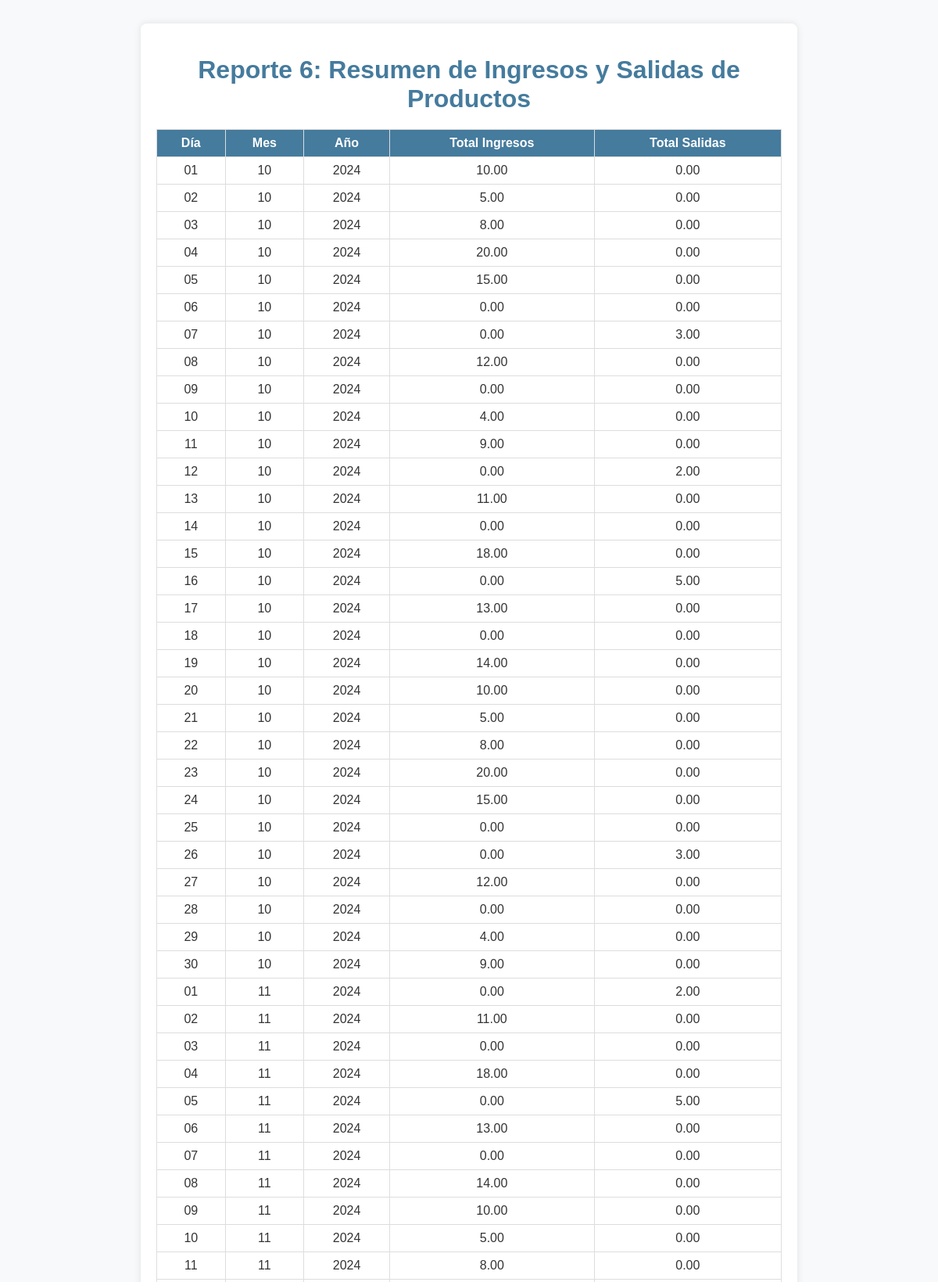
/reportes/reporte6.php (upper part), run on the app's committed database.
### tables this page shows
CREATE TABLE T_RegPro (
    codReg CHAR(8) PRIMARY KEY,
    tipTra CHAR(1) NOT NULL,
    dia CHAR(2) NOT NULL,
    mes CHAR(2) NOT NULL,
    año CHAR(4) NOT NULL,
    can INT NOT NULL,
    des VARCHAR(50) NOT NULL,
    dni CHAR(8),
    cod CHAR(4),
    FOREIGN KEY (dni) REFERENCES M_Emp(dni),
    FOREIGN KEY (cod) REFERENCES M_Pro(cod)
);

### reportes/reporte6.php (the view, shortened to what this page needs)
<?php
include('../config/conexion.php');
$query = "CALL sp_resumen_ingresos_salidas()";
$stmt = $conn->prepare($query);
$stmt->execute();
if ($stmt->rowCount() > 0) {
?>
<!DOCTYPE html>
<html lang="es">
<head>
    <link rel="stylesheet" type="text/css" href="../css/estilos-reportes.css">
</head>
<body>
<div class="container">
    <h1 class="text-center">Reporte 6: Resumen de Ingresos y Salidas de Productos</h2>
    <table>
        <thead>
            <tr>
                <th>Día</th>
                <th>Mes</th>
                <th>Año</th>
                <th>Total Ingresos</th>
                <th>Total Salidas</th>
            </tr>
        </thead>
        <tbody>
            <?php
            while ($row = $stmt->fetch(PDO::FETCH_ASSOC)) {
            ?>
                <tr>
                    <td><?php echo htmlspecialchars($row['dia']); ?></td>
                    <td><?php echo htmlspecialchars($row['mes']); ?></td>
                    <td><?php echo htmlspecialchars($row['año']); ?></td>
                    <td><?php echo number_format($row['total_ingresos'], 2); ?></td>
                    <td><?php echo number_format($row['total_salidas'], 2); ?></td>
                </tr>
            <?php } ?>
        </tbody>
    </table>
</div>
</body>
</html>
<?php
} else {
    echo "<p>No se encontraron registros de ingresos y salidas.</p>";
}
?>

### css/estilos-reportes.css (style rules this page uses)
body { font-family: Arial, sans-serif; background-color: #f8f9fa; color: #333; margin: 0; padding: 0; }
.container { max-width: 800px; margin: 30px auto; padding: 20px; background: #ffffff; border-radius: 8px; box-shadow: 0 0 10px rgba(0, 0, 0, 0.1); }
h1 { text-align: center; color: #457b9d; margin-bottom: 20px; }
table { width: 100%; border-collapse: collapse; margin: 20px 0; }
table th, table td { border: 1px solid #ddd; padding: 8px; text-align: center; }
table th { background-color: #457b9d; color: #fff; font-weight: bold; }

### data on the page
t_regpro: dia "01", mes "10", año "2024", total_ingresos "10.00", total_salidas "0.00"
t_regpro: dia "02", mes "10", año "2024", total_ingresos "5.00", total_salidas "0.00"
t_regpro: dia "03", mes "10", año "2024", total_ingresos "8.00", total_salidas "0.00"
t_regpro: dia "04", mes "10", año "2024", total_ingresos "20.00", total_salidas "0.00"
t_regpro: dia "05", mes "10", año "2024", total_ingresos "15.00", total_salidas "0.00"
t_regpro: dia "06", mes "10", año "2024", total_ingresos "0.00", total_salidas "0.00"
t_regpro: dia "07", mes "10", año "2024", total_ingresos "0.00", total_salidas "3.00"
t_regpro: dia "08", mes "10", año "2024", total_ingresos "12.00", total_salidas "0.00"
t_regpro: dia "09", mes "10", año "2024", total_ingresos "0.00", total_salidas "0.00"
t_regpro: dia "10", mes "10", año "2024", total_ingresos "4.00", total_salidas "0.00"
t_regpro: dia "11", mes "10", año "2024", total_ingresos "9.00", total_salidas "0.00"
t_regpro: dia "12", mes "10", año "2024", total_ingresos "0.00", total_salidas "2.00"
t_regpro: dia "13", mes "10", año "2024", total_ingresos "11.00", total_salidas "0.00"
t_regpro: dia "14", mes "10", año "2024", total_ingresos "0.00", total_salidas "0.00"
t_regpro: dia "15", mes "10", año "2024", total_ingresos "18.00", total_salidas "0.00"
t_regpro: dia "16", mes "10", año "2024", total_ingresos "0.00", total_salidas "5.00"
t_regpro: dia "17", mes "10", año "2024", total_ingresos "13.00", total_salidas "0.00"
t_regpro: dia "18", mes "10", año "2024", total_ingresos "0.00", total_salidas "0.00"
t_regpro: dia "19", mes "10", año "2024", total_ingresos "14.00", total_salidas "0.00"
t_regpro: dia "20", mes "10", año "2024", total_ingresos "10.00", total_salidas "0.00"
t_regpro: dia "21", mes "10", año "2024", total_ingresos "5.00", total_salidas "0.00"
t_regpro: dia "22", mes "10", año "2024", total_ingresos "8.00", total_salidas "0.00"
t_regpro: dia "23", mes "10", año "2024", total_ingresos "20.00", total_salidas "0.00"
t_regpro: dia "24", mes "10", año "2024", total_ingresos "15.00", total_salidas "0.00"
t_regpro: dia "25", mes "10", año "2024", total_ingresos "0.00", total_salidas "0.00"
t_regpro: dia "26", mes "10", año "2024", total_ingresos "0.00", total_salidas "3.00"
t_regpro: dia "27", mes "10", año "2024", total_ingresos "12.00", total_salidas "0.00"
t_regpro: dia "28", mes "10", año "2024", total_ingresos "0.00", total_salidas "0.00"
t_regpro: dia "29", mes "10", año "2024", total_ingresos "4.00", total_salidas "0.00"
t_regpro: dia "30", mes "10", año "2024", total_ingresos "9.00", total_salidas "0.00"
t_regpro: dia "01", mes "11", año "2024", total_ingresos "0.00", total_salidas "2.00"
t_regpro: dia "02", mes "11", año "2024", total_ingresos "11.00", total_salidas "0.00"
t_regpro: dia "03", mes "11", año "2024", total_ingresos "0.00", total_salidas "0.00"
t_regpro: dia "04", mes "11", año "2024", total_ingresos "18.00", total_salidas "0.00"
t_regpro: dia "05", mes "11", año "2024", total_ingresos "0.00", total_salidas "5.00"
t_regpro: dia "06", mes "11", año "2024", total_ingresos "13.00", total_salidas "0.00"
t_regpro: dia "07", mes "11", año "2024", total_ingresos "0.00", total_salidas "0.00"
t_regpro: dia "08", mes "11", año "2024", total_ingresos "14.00", total_salidas "0.00"
t_regpro: dia "09", mes "11", año "2024", total_ingresos "10.00", total_salidas "0.00"
t_regpro: dia "10", mes "11", año "2024", total_ingresos "5.00", total_salidas "0.00"
t_regpro: dia "11", mes "11", año "2024", total_ingresos "8.00", total_salidas "0.00"
